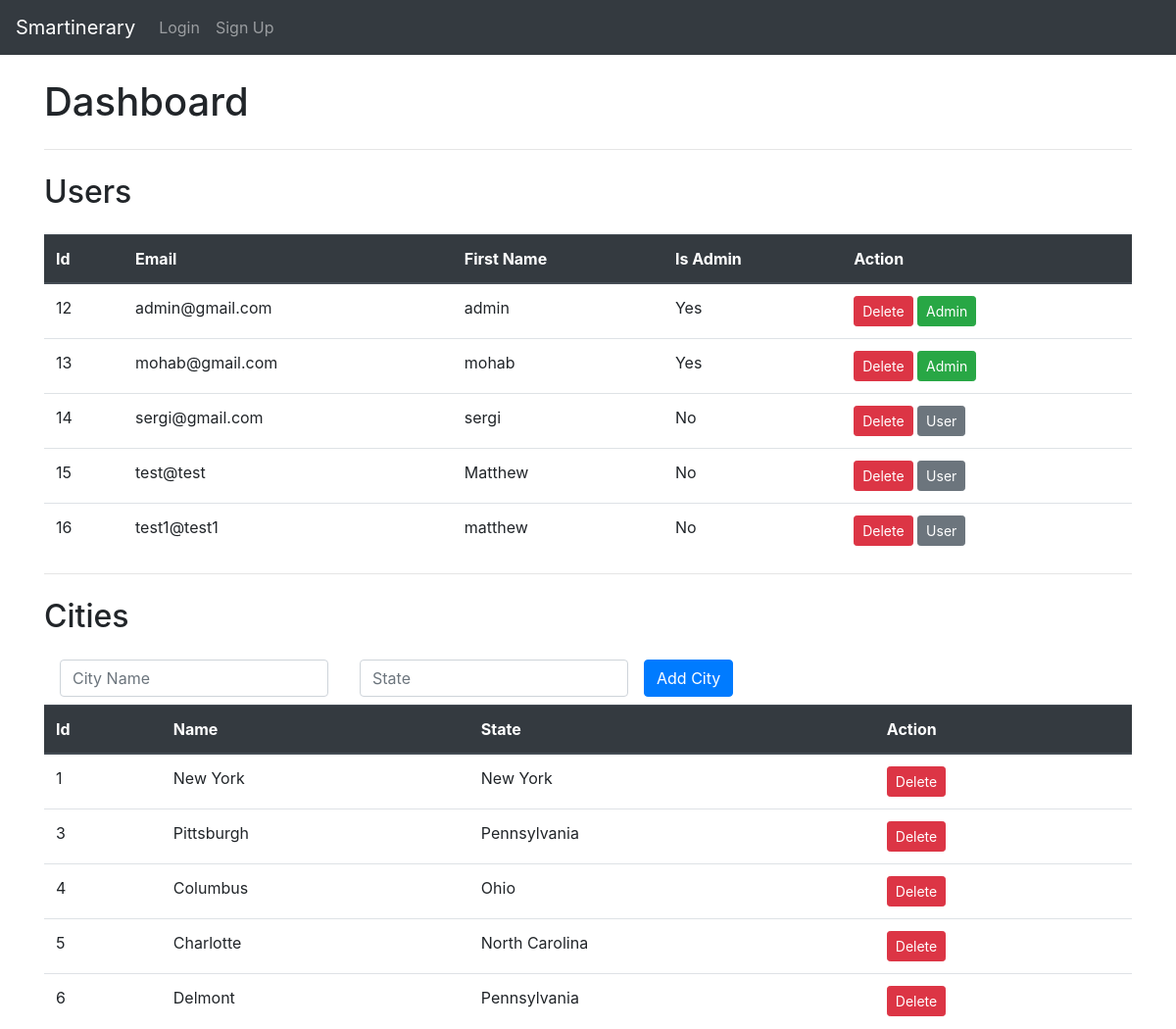
The page /admin/ (upper part) on the database as committed earlier.
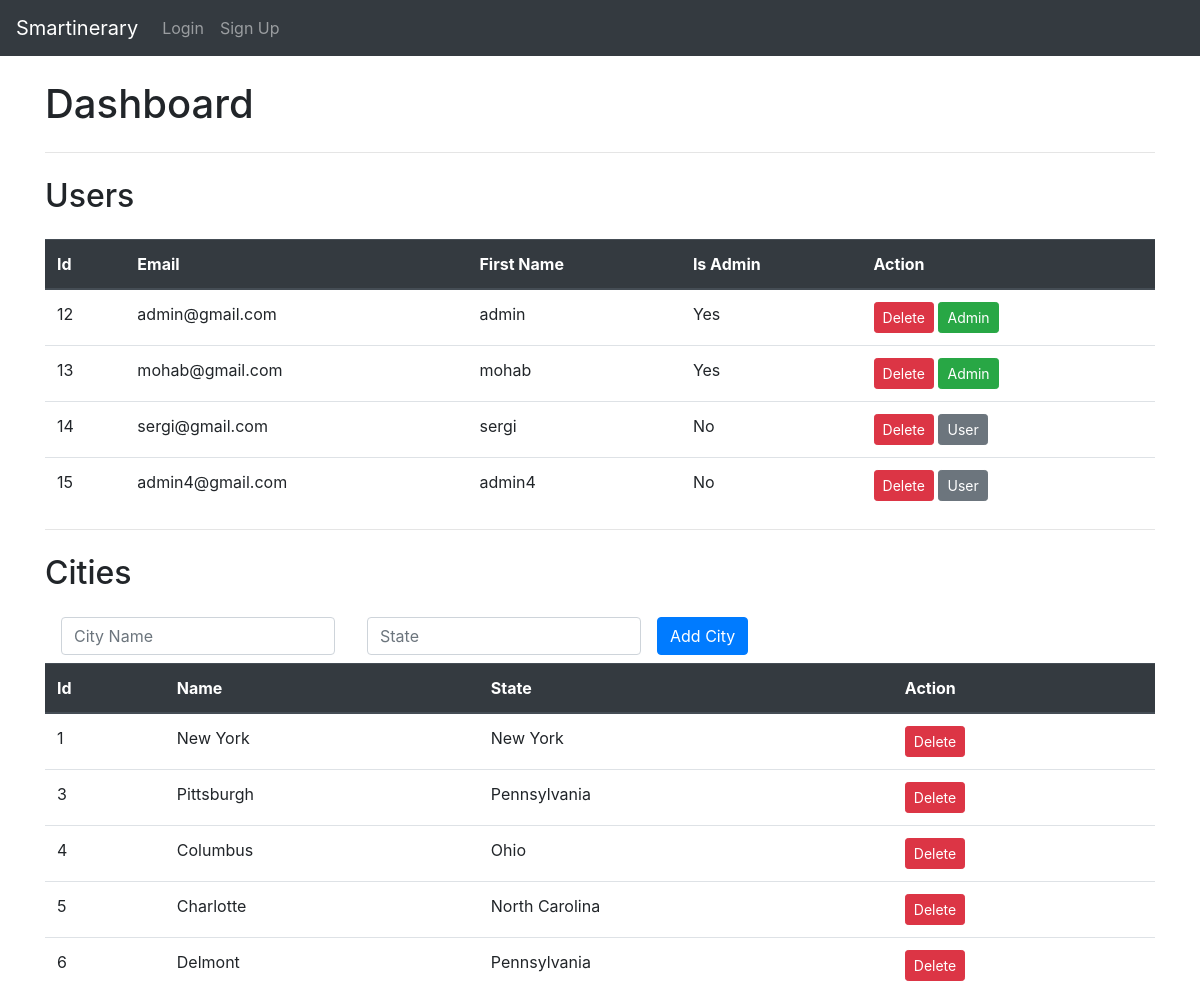
The same page on the database as committed later.
### website/models.py (models this page shows)
class User(db.Model, UserMixin):
    id = db.Column(db.Integer, primary_key=True)
    email = db.Column(db.String(150), unique=True)
    password = db.Column(db.String(150))
    first_name = db.Column(db.String(150))
    is_admin = db.Column(db.Boolean, default=False)
    smart_itineraries = relationship('Smartinerary', backref='user', lazy=True)

class City(db.Model):
    id = db.Column(db.Integer, primary_key=True)
    name = db.Column(db.String(100), unique=True)
    state = db.Column(db.String(100))

### website/routes/admin_route.py (the view)
@admin_router.route('/')
def admin_dashboard():
    return render_template('admin_dash.html', user=current_user, cities=get_cities(), activities=get_activities(), users=get_users())

### website/routes/admin_route.py (called while the page is built)
def get_cities():
    print(City.query.all())
    return list(City.query.all())

def get_activities():
    print(Activity.query.all())
    return list(Activity.query.all())

def get_users():
    print(User.query.all())
    return list(User.query.all())

### website/templates/admin_dash.html (shortened to what this page needs)
{% extends 'base.html' %} {% block title %}Admin Dashboard{% endblock %} {%
block content %}
<h1 class="h1 mb-4 mt-4 text-gray-800">Dashboard</h1>
<hr />
<h2 class="h2 mb-4 mt-4 text-gray-800">Users</h2>
<table id="myTable" class="table admin_table">
  <thead class="thead-dark">
    <tr>
      <th scope="col">Id</th>
      <th scope="col">Email</th>
      <th scope="col">First Name</th>
      <th scope="col">Is Admin</th>
      <th scope="col">Action</th>
    </tr>
  </thead>
  <tbody>
    {% for user in users %}
    <tr data-user-id="{{ user.id }}">
      <td>{{ user.id }}</td>
      <td>{{ user.email }}</td>
      <td>{{ user.first_name }}</td>
      <td>{{ "Yes" if user.is_admin else "No" }}</td>
      <td>
        <button
          class="btn btn-danger btn-sm"
          onclick="deleteUser({{ user.id }})"
        >
          Delete
        </button>
        {% if user.is_admin %}
        <button class="btn btn-success btn-sm" data-user-id="{{user.id}}" onclick="toggleAdmin({{ user.id }})">Admin</button>
        {% else %}
        <button class="btn btn-secondary btn-sm" data-user-id="{{user.id}}" onclick="toggleAdmin({{ user.id }})">User</button>
        {% endif %}
      </td>
    </tr>
    {% endfor %}
  </tbody>
</table>
<hr />
<h2 class="h2 mb-4 mt-4 text-gray-800">Cities</h2>
<form
  method="POST"
  action="/admin/city"
  name="add-city-form"
  class="form-inline"
>
  <div class="form-group mx-sm-3 mb-2">
    <input
      type="text"
      id="name"
      name="city_name"
      class="form-control"
      placeholder="City Name"
      required
    />
  </div>
  <div class="form-group mx-sm-3 mb-2">
    <input
      type="text"
      id="state"
      name="state"
      class="form-control"
      placeholder="State"
      required
    />
  </div>
  <button type="submit" class="btn btn-primary mb-2">Add City</button>
</form>
<table id="myTable" class="table admin_table">
  <thead class="thead-dark">
    <tr>
      <th scope="col">Id</th>
      <th scope="col">Name</th>
      <th scope="col">State</th>
      <th scope="col">Action</th>
    </tr>
  </thead>
  <tbody>
    {% for city in cities %}
    <tr data-city-id="{{ city.id }}">
      <td>{{ city.id }}</td>
      <td>{{ city.name }}</td>
      <td>{{ city.state }}</td>
      <td>
        <button
          class="btn btn-danger btn-sm"
          onclick="deleteCity({{ city.id }})"
        >
          Delete
        </button>
      </td>
    </tr>
    {% endfor %}
  </tbody>
</table>
{% endblock %}

### website/templates/base.html (shortened to what this page needs)
<!DOCTYPE html>
<html>
  <head>
    <link
      rel="stylesheet"
      href="https://stackpath.bootstrapcdn.com/bootstrap/4.4.1/css/bootstrap.min.css"
    />
    <link
      rel="stylesheet"
      href="https://stackpath.bootstrapcdn.com/font-awesome/4.7.0/css/font-awesome.min.css"
    />
  </head>
  <body>
    <nav class="navbar navbar-expand-lg navbar-dark bg-dark">
      <div class="collapse navbar-collapse" id="navbar">
        <div class="navbar-nav">
          <span class="navbar-brand nav-item">Smartinerary</span>
          {% if user.is_authenticated %}
          <a class="nav-item nav-link" id="home" href="/">Home</a>
          <a class="nav-item nav-link" href="{{ url_for('admin_router.admin_dashboard') }}">Dashboard</a>
          <a class="nav-item nav-link" href="{{ url_for('edit_router.edit_profile') }}">Edit Profile</a>
          <a class="nav-item nav-link" id="logout" href="/logout">Logout</a>
          {% else %}
          <a class="nav-item nav-link" id="login" href="/login">Login</a>
          <a class="nav-item nav-link" id="signUp" href="/sign-up">Sign Up</a>
          {% endif %}
        </div>
      </div>
    </nav>
    <div class="container">{% block content %} {% endblock %}</div>
  </body>
</html>

Rows that differ between the two databases and show on the page:
removed User: id "16", email "test1@test1", first_name "matthew", is_admin "No"
changed User id 15: email "test@test" → "admin4@gmail.com"; first_name "Matthew" → "admin4"
